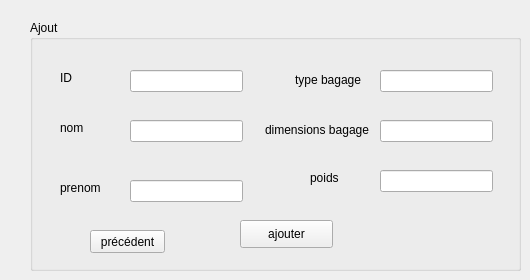
      <widget class="QWidget" name="tab">
       <attribute name="title">
        <string>ajouter valise</string>
       </attribute>
       <widget class="QGroupBox" name="groupBox_2">
        <property name="geometry">
         <rect>
          <x>30</x>
          <y>20</y>
          <width>491</width>
          <height>251</height>
         </rect>
        </property>
        <property name="title">
         <string>Ajout</string>
        </property>
        <widget class="QLabel" name="label_7">
         <property name="geometry">
          <rect>
           <x>30</x>
           <y>50</y>
           <width>56</width>
           <height>16</height>
          </rect>
         </property>
         <property name="text">
          <string>ID</string>
         </property>
        </widget>
        <widget class="QLabel" name="label_8">
         <property name="geometry">
          <rect>
           <x>30</x>
           <y>100</y>
           <width>56</width>
           <height>16</height>
          </rect>
         </property>
         <property name="text">
          <string>nom</string>
         </property>
        </widget>
        <widget class="QLabel" name="label_9">
         <property name="geometry">
          <rect>
           <x>30</x>
           <y>160</y>
           <width>56</width>
           <height>16</height>
          </rect>
         </property>
         <property name="text">
          <string>prenom</string>
         </property>
        </widget>
        <widget class="QLabel" name="label_10">
         <property name="geometry">
          <rect>
           <x>265</x>
           <y>50</y>
           <width>71</width>
           <height>20</height>
          </rect>
         </property>
         <property name="text">
          <string>type bagage</string>
         </property>
        </widget>
        <widget class="QLabel" name="label_11">
         <property name="geometry">
          <rect>
           <x>235</x>
           <y>100</y>
           <width>111</width>
           <height>20</height>
          </rect>
         </property>
         <property name="text">
          <string>dimensions bagage</string>
         </property>
        </widget>
        <widget class="QLabel" name="label_12">
         <property name="geometry">
          <rect>
           <x>280</x>
           <y>150</y>
           <width>56</width>
           <height>16</height>
          </rect>
         </property>
         <property name="text">
          <string>poids</string>
         </property>
        </widget>
        <widget class="QLineEdit" name="ID">
         <property name="geometry">
          <rect>
           <x>100</x>
           <y>50</y>
           <width>113</width>
           <height>22</height>
          </rect>
         </property>
        </widget>
        <widget class="QLineEdit" name="nom">
         <property name="geometry">
          <rect>
           <x>100</x>
           <y>100</y>
           <width>113</width>
           <height>22</height>
          </rect>
         </property>
        </widget>
        <widget class="QLineEdit" name="prenom">
         <property name="geometry">
          <rect>
           <x>100</x>
           <y>160</y>
           <width>113</width>
           <height>22</height>
          </rect>
         </property>
        </widget>
        <widget class="QLineEdit" name="typebagage">
         <property name="geometry">
          <rect>
           <x>350</x>
           <y>50</y>
           <width>113</width>
           <height>22</height>
          </rect>
         </property>
        </widget>
        <widget class="QLineEdit" name="dimensionsbagage">
         <property name="geometry">
          <rect>
           <x>350</x>
           <y>100</y>
           <width>113</width>
           <height>22</height>
          </rect>
         </property>
        </widget>
        <widget class="QLineEdit" name="poids">
         <property name="geometry">
          <rect>
           <x>350</x>
           <y>150</y>
           <width>113</width>
           <height>22</height>
          </rect>
         </property>
        </widget>
        <widget class="QPushButton" name="ajouter">
         <property name="geometry">
          <rect>
           <x>210</x>
           <y>200</y>
           <width>93</width>
           <height>28</height>
          </rect>
         </property>
         <property name="text">
          <string>ajouter</string>
         </property>
        </widget>
        <widget class="QPushButton" name="pushButton_prec_login_bagage">
         <property name="geometry">
          <rect>
           <x>60</x>
           <y>210</y>
           <width>75</width>
           <height>23</height>
          </rect>
         </property>
         <property name="text">
          <string>précédent</string>
         </property>
        </widget>
       </widget>
      </widget>
